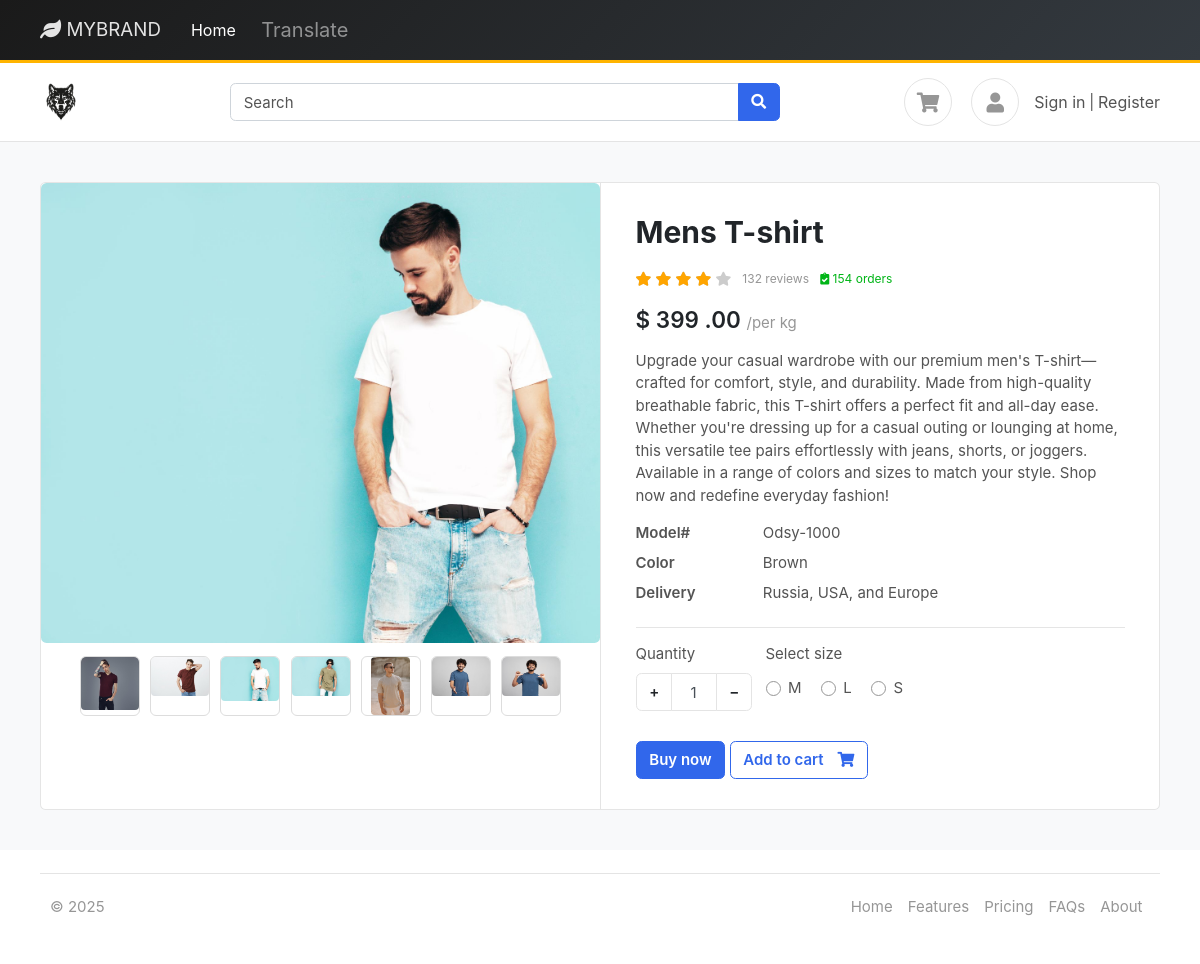
Screenshot of /product/product/t-shirt/ with the database file from the repository.
### products/models.py (models this page shows, shortened)
class Product(BaseModel):
    product_name = models.CharField(max_length=100)
    slug = models.SlugField(unique=True, null=True, blank=True)
    category = models.ForeignKey(Category, on_delete=models.CASCADE, related_name="products")
    price = models.IntegerField()
    product_description = models.TextField()
    color_variant = models.ManyToManyField(ColorVariant, blank=True)
    size_variant = models.ManyToManyField(SizeVariant, blank=True)

class ProductImage(BaseModel):
    product = models.ForeignKey(Product, on_delete=models.CASCADE, related_name="product_images")
    image = models.ImageField(upload_to="product/")

class SizeVariant(BaseModel):
    size_name = models.CharField(max_length=100)
    price = models.IntegerField(default=0)

### products/views.py (the view)
# urls.py: path('product/<slug:slug>/', get_product, name='get_product'),
def get_product(request, slug):
    try:
        product = Product.objects.get(slug=slug)
        context = {'product': product}
        size = request.GET.get('size')
        if size:
            price = product.get_product_price_by_size(size)
            context.update({
                'selected_size': size,
                'updated_price': price
            })
        return render(request, 'product/product.html', context)
    except Product.DoesNotExist:
        return render(request, 'product/product.html', {'error': 'Product not found'}, status=404)
    except Exception as e:
        print(f"Error in get_product: {e}")
        return render(request, 'product/product.html', {'error': 'An error occurred'}, status=500)

### templates/product/product.html (shortened to what this page needs)
{% extends "base/base.html" %}
{% block start %}
<section class="section-content padding-y bg">
  <div class="container">
    <div class="card">
      <div class="row no-gutters">
        <aside class="col-md-6">
          <article class="gallery-wrap">
            <div class="img-big-wrap">
              <div>
                <a href="#">
                  <img src="{{ product.product_images.first.image.url }}" alt="Product Image">
                </a>
              </div>
            </div>
            <div class="thumbs-wrap">
              {% for image in product.product_images.all %}
              <a href="#" class="item-thumb">
                <img src="{{ image.image.url }}" alt="Product Image">
              </a>
              {% endfor %}
            </div>
          </article>
        </aside>
        <main class="col-md-6 border-left">
          <article class="content-body">
            <h2 class="title">{{product.product_name}}</h2>
            <div class="rating-wrap my-3">
              <ul class="rating-stars">
                <li style="width:80%" class="stars-active">
                  <i class="fa fa-star"></i> <i class="fa fa-star"></i>
                  <i class="fa fa-star"></i> <i class="fa fa-star"></i>
                </li>
                <li>
                  <i class="fa fa-star"></i> <i class="fa fa-star"></i>
                  <i class="fa fa-star"></i> <i class="fa fa-star"></i>
                  <i class="fa fa-star"></i>
                </li>
              </ul>
              <small class="label-rating text-muted">132 reviews</small>
              <small class="label-rating text-success"> <i class="fa fa-clipboard-check"></i> 154 orders </small>
            </div>
            <div class="mb-3">
              <var class="price h4">$
                  {% if updated_price %}
                      {{ updated_price }}
                  {% else %}
                      {{ product.price }}
                  {% endif %}
                  .00
              </var>
              <span class="text-muted">/per kg</span>
          </div>
            <p>{{product.product_description}}</p>
            <dl class="row">
              <dt class="col-sm-3">Model#</dt>
              <dd class="col-sm-9">Odsy-1000</dd>
              <dt class="col-sm-3">Color</dt>
              <dd class="col-sm-9">Brown</dd>
              <dt class="col-sm-3">Delivery</dt>
              <dd class="col-sm-9">Russia, USA, and Europe </dd>
            </dl>
            <hr>
            <div class="form-row">
              <div class="form-group col-md flex-grow-0">
                <label>Quantity</label>
                <div class="input-group mb-3 input-spinner">
                  <div class="input-group-prepend">
                    <button class="btn btn-light" type="button" id="button-plus" fdprocessedid="zwlxdm"> + </button>
                  </div>
                  <input type="text" class="form-control" value="1" fdprocessedid="ls7oe8">
                  <div class="input-group-append">
                    <button class="btn btn-light" type="button" id="button-minus" fdprocessedid="ekf3xp"> − </button>
                  </div>
                </div>
              </div>
              {% if product.size_variant.count %}
              <div class="form-group col-md">
                <label>Select size</label>
                <div class="mt-1">
                  {% for size in product.size_variant.all %}
                  <label class="custom-control custom-radio custom-control-inline">
                                 <div class="custom-control-label">{{ size.size_name }}</div>
                  </label>
                  {% endfor %}
                </div>
              </div>
              {% endif %}
            </div>
            <a href="#" class="btn  btn-primary"> Buy now </a>
            <a href="{% url 'add_to_cart' product.uid %}?variant={{selected_size}}" class="btn  btn-outline-primary"> <span class="text">Add to cart</span> <i
                class="fas fa-shopping-cart"></i> </a>
          </article>
        </main>
      </div>
    </div>
  </div>
</section>
{% endblock %}

### templates/base/base.html (shortened to what this page needs)
<!DOCTYPE HTML>
<html lang="en">
<head>
    <link href="/media/css/bootstrap.css" rel="stylesheet" type="text/css"/>
    <link href="/media/fonts/fontawesome/css/all.min.css" type="text/css" rel="stylesheet">
    <link href="/media/css/ui.css" rel="stylesheet" type="text/css"/>
    <link href="/media/css/responsive.css" rel="stylesheet" />
</head>
<body>
    <header class="section-header">
        <nav class="navbar navbar-dark navbar-expand-lg p-2" style="background: linear-gradient(135deg, #1a1a1a, #343a40); border-bottom: 3px solid #ffb400;">
            <div class="container">
                <a class="navbar-brand text-uppercase fw-bold text-light" href="{% url 'index' %}">
                    <i class="fas fa-leaf"></i> MyBrand
                </a>
                <div class="collapse navbar-collapse" id="navbarNav">
                    <ul class="navbar-nav me-auto">
                        <li class="nav-item">
                            <a class="nav-link px-3" href="{% url 'index' %}" style="color: white; font-size: 16px; transition: all 0.3s ease-in-out;">Home</a>
                        </li>
                    </ul>
                    <ul class="navbar-nav">
                        <li class="nav-item">
                            <a class="nav-link" href="#" onclick="toggleTranslate()" style="font-size: 20px; text-align: center;">Translate</a>
                        </li>
                    </ul>
                </div>
            </div>
        </nav>
        <section class="header-main border-bottom">
            <div class="container">
                <div class="row align-items-center">
                    <div class="col-lg-2 col-4">
                        <div class="brand-wrap">
                            <div class="brand-wrap">
                                <a href="{% url 'index' %}">
                                    <img class="logo" src="/media/9159814.jpg" alt="Logo"
                                         style="height: 80px; width: auto; display: inline-block; vertical-align: middle;">
                                </a>
                            </div>
                        </div>
                    </div>
                    <div class="col-lg-6 col-sm-12">
                        <form action="#" class="search">
                            <div class="input-group w-100">
                                <input type="text" class="form-control" placeholder="Search">
                                <div class="input-group-append">
                                    <button class="btn btn-primary" type="submit">
                                        <i class="fa fa-search"></i>
                                    </button>
                                </div>
                            </div>
                        </form>
                    </div>
                    <div class="col-lg-4 col-sm-6 col-8">
                        <div class="widgets-wrap float-md-right">
                            <div class="widget-header mr-3">
                                <a href="{% if request.user.is_authenticated %}{% url 'cart' %}{% else %}{% url 'login' %}?next={% url 'cart' %}{% endif %}"
   class="icon icon-sm rounded-circle border">
    <i class="fa fa-shopping-cart"></i>
</a>
                            </div>
                            <div class="widget-header icontext">
                                <a href="{% url 'profile' %}" class="icon icon-sm rounded-circle border">
                                    <i class="fa fa-user"></i>
                                </a>
                                <ul class="navbar-nav">
                                    {% if request.user.is_authenticated %}
                                        <li class="nav-item">
                                            <span class="nav-link text-dark">Hello, {{ request.user.username }}</span>
                                        </li>
                                        <li class="nav-item">
                                            <a class="nav-link text-dark" href="{% url 'logout' %}">Logout</a>
                                        </li>
                                    {% else %}
                                    <li class="nav-item d-flex align-items-center">
                                        <a class="nav-link" href="{% url 'login' %}">Sign in</a>
                                        <span class="mx-1">|</span>
                                        <a class="nav-link" href="{% url 'register' %}">Register</a>
                                    </li>
                                    {% endif %}
                                </ul>
                            </div>
                        </div>
                    </div>
                </div>
            </div>
        </section>
    </header>
    <main>
        {% block start %} {% endblock %}
    </main>
    {% include 'base/footer.html' %}
</body>
</html>

### templates/base/footer.html
<div class="container">
    <footer class="d-flex flex-wrap justify-content-between align-items-center py-3 my-4 border-top">
      <p class="col-md-4 mb-0 text-muted">© 2025 </p>
      <a href="/" class="col-md-4 d-flex align-items-center justify-content-center mb-3 mb-md-0 me-md-auto link-dark text-decoration-none">
        <svg class="bi me-2" width="40" height="32"><use xlink:href="#bootstrap"></use></svg>
      </a>
      <ul class="nav col-md-4 justify-content-end">
        <li class="nav-item"><a href="{% url 'index' %}" class="nav-link px-2 text-muted">Home</a></li>
        <li class="nav-item"><a href="#" class="nav-link px-2 text-muted">Features</a></li>
        <li class="nav-item"><a href="#" class="nav-link px-2 text-muted">Pricing</a></li>
        <li class="nav-item"><a href="#" class="nav-link px-2 text-muted">FAQs</a></li>
        <li class="nav-item"><a href="#" class="nav-link px-2 text-muted">About</a></li>
      </ul>
    </footer>
  </div>

### public/static/css/ui.css (style rules this page uses)
html { font-family: 'Inter', sans-serif; font-size: 15px; }
.content-body { flex: 1 1 auto; padding: 2rem 2.3rem; }
.icon-xs, .icon-sm, .icon-md, .icon-lg { display: inline-block; text-align: center; flex-shrink: 0; flex-grow: 0; }
.icon-sm { width: 48px; height: 48px; line-height: 48px; font-size: 20px; }
.padding-y { padding-top: 40px; padding-bottom: 40px; }
var { font-style: normal; }
article:after, .form-group:after { display: block; clear: both; content: ""; }
.bg { background-color: #f8f9fa; }
.card .title { color: #212529; }
.header-main { position: relative; padding-top: 1rem; padding-bottom: 1rem; }
.brand-wrap .logo, .navbar-brand .logo { margin-right: 7px; max-height: 42px; display: inline-block; }
.widget-header { display: inline-block; vertical-align: middle; position: relative; }
.widget-header a { color: #545454; }
.widget-header i { color: #969696; }
.btn-light { background-color: #fff; border-color: #e4e4e4; }
.btn .text + i { margin-left: 10px; }
dl[class="row"] { margin-bottom: 0; }
.icontext { display: inline-flex; align-items: center; vertical-align: middle; }
.icontext .icon { position: relative; margin-right: 15px; flex-shrink: 0; flex-grow: 0; }
.price { font-weight: 600; color: #212529; }
.label-rating { margin-left: 7px; display: inline-block; vertical-align: middle; }
.rating-stars { display: inline-block; vertical-align: middle; list-style: none; margin: 0; padding: 0; position: relative; white-space: nowrap; clear: both; }
.rating-stars i { font-size: 14px; color: #ccc; display: inline; }
.rating-stars li { display: block; text-overflow: clip; white-space: nowrap; z-index: 1; }
.rating-stars li.stars-active { z-index: 2; position: absolute; top: 0; left: 0; overflow: hidden; }
.rating-stars li.stars-active i { color: orange; }
.input-spinner { width: 120px; flex-wrap: nowrap; display: inline-flex; }
.input-spinner input.form-control { text-align: center; max-width: 46px; flex-basis: 46px; border-color: #e4e4e4; flex-grow: 0; }
.input-spinner .btn { width: 36px; text-align: center; }
.gallery-wrap .img-big-wrap { margin-bottom: 10px; border-radius: 0.37rem; overflow: hidden; background-color: #fff; }
.gallery-wrap .img-big-wrap a { text-align: center; display: block; }
.gallery-wrap .img-big-wrap img { height: 460px; width: auto; display: inline-block; cursor: zoom-in; }
.gallery-wrap .thumbs-wrap { text-align: center; }
.gallery-wrap .thumbs-wrap .item-thumb { width: 60px; height: 60px; border: 1px solid #ddd; border-radius: 6px; margin: 3px; display: inline-block; overflow: hidden; }
.gallery-wrap .thumbs-wrap img { max-width: 100%; max-height: 100%; object-fit: cover; border-radius: 4px; cursor: zoom-in; }

### templates/base/base.html (style rules this page uses)
.navbar-nav .nav-link { font-size: 16px; transition: all 0.3s ease-in-out; }

### rows the page displays
Product: product_images.first.image (picture), product_name "Mens T-shirt", price "399", product_description "Upgrade your casual wardrobe with our premium men's T-shirt—crafted for comfort, style, and durability. Made from high-quality breathable fabric, this T-shirt offers a perfect fit and all-day ease. Whether you're dressing up for a casual outing or lounging at home, this versatile tee pairs effortlessly with jeans, shorts, or joggers. Available in a range of colors and sizes to match your style. Shop now and redefine everyday fashion!"
ProductImage: image (picture)
ProductImage: image (picture)
ProductImage: image (picture)
ProductImage: image (picture)
ProductImage: image (picture)
ProductImage: image (picture)
ProductImage: image (picture)
SizeVariant: size_name "M"
SizeVariant: size_name "L"
SizeVariant: size_name "S"
